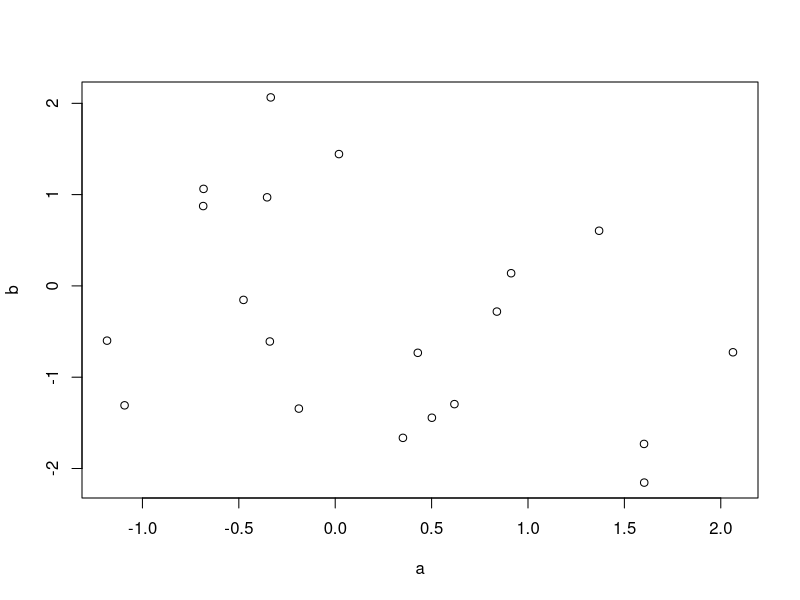

Write R code to recreate this figure.
## ---- chunk 1
 # Aqui va el código R
 # Y tambien imágenes
 a<-rnorm(20, mean=0, sd=1)
 b<-rnorm(20, mean=0, sd=1)
 plot(a,b)
